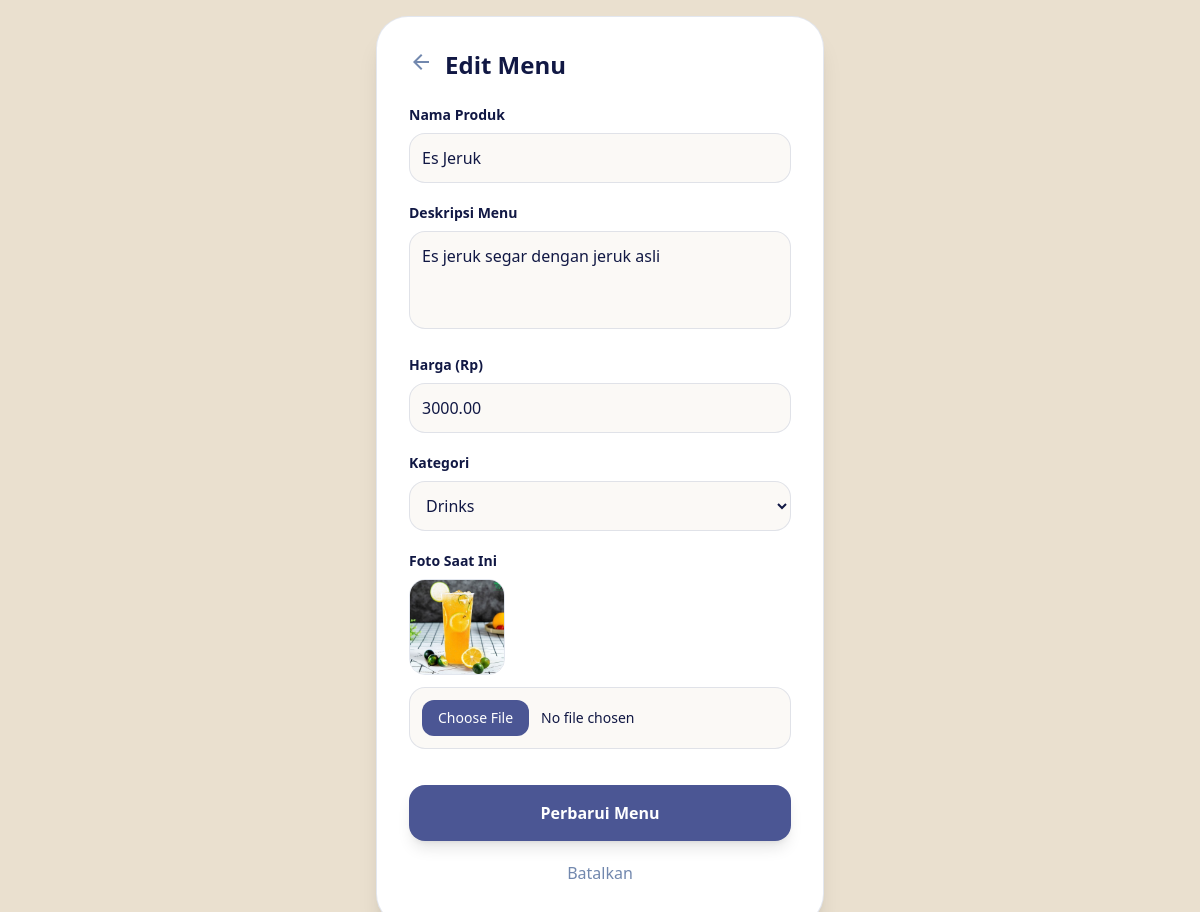
/admin_edit.php?id=10 (signed in), run on the app's committed database.
### tables this page shows
CREATE TABLE `products` (
  `id` int(11) NOT NULL,
  `category_id` int(11) DEFAULT NULL,
  `nama_produk` varchar(100) NOT NULL,
  `deskripsi` text DEFAULT NULL,
  `harga` decimal(12,2) NOT NULL,
  `gambar` varchar(255) DEFAULT NULL,
  `status_produk` enum('tersedia','dihapus') DEFAULT 'tersedia'
);

### admin_edit.php (the view, shortened to what this page needs)
<?php
include "koneksi.php";
$id = isset($_GET['id']) ? intval($_GET['id']) : 0;
$query_data = mysqli_query($koneksi, "SELECT * FROM products WHERE id = $id");
$data = mysqli_fetch_assoc($query_data);
?>
<!DOCTYPE html>
<html lang="en">
<head>
    <script src="https://cdn.tailwindcss.com"></script>
</head>
<body class="bg-[#EAE0CF] flex items-center justify-center min-h-screen p-4">
    <div class="bg-white p-8 rounded-[2rem] shadow-xl w-full max-w-md border border-[#7288AE]/20">
        <div class="flex items-center gap-3 mb-6">
            <a href="admin_index.php"
               class="text-[#7288AE] hover:text-[#111844] transition">
                <span class="material-symbols-outlined">
                </span>
            </a>
            <h2 class="text-2xl font-bold text-[#111844]">
                Edit Menu
            </h2>
        </div>
        <form method="POST" enctype="multipart/form-data" class="space-y-5">
            <div>
                <label class="block text-sm font-semibold text-[#111844] mb-2">
                    Nama Produk
                </label>
                <input type="text"
                       name="nama_produk"
                       value="<?= $data['nama_produk']; ?>"
                       class="w-full border border-[#7288AE]/20 bg-[#EAE0CF]/20 rounded-2xl p-3 text-[#111844] outline-none focus:ring-2 focus:ring-[#4B5694] focus:border-[#4B5694] focus:bg-white transition-all"
                       required>
            </div>
            <div>
                <label class="block text-sm font-semibold text-[#111844] mb-2">
                    Deskripsi Menu
                </label>
                <textarea name="deskripsi"
                          rows="3"
                          class="w-full border border-[#7288AE]/20 bg-[#EAE0CF]/20 rounded-2xl p-3 text-[#111844] outline-none focus:ring-2 focus:ring-[#4B5694] focus:border-[#4B5694] focus:bg-white transition-all resize-none"
                          required><?= $data['deskripsi']; ?></textarea>
            </div>
            <div>
                <label class="block text-sm font-semibold text-[#111844] mb-2">
                    Harga (Rp)
                </label>
                <input type="number"
                       name="harga"
                       value="<?= $data['harga']; ?>"
                       class="w-full border border-[#7288AE]/20 bg-[#EAE0CF]/20 rounded-2xl p-3 text-[#111844] outline-none focus:ring-2 focus:ring-[#4B5694] focus:border-[#4B5694] focus:bg-white transition-all"
                       required>
            </div>
            <div>
                <label class="block text-sm font-semibold text-[#111844] mb-2">
                    Kategori
                </label>
                <select name="category_id"
                        class="w-full border border-[#7288AE]/20 bg-[#EAE0CF]/20 rounded-2xl p-3 text-[#111844] outline-none focus:ring-2 focus:ring-[#4B5694] focus:border-[#4B5694] focus:bg-white transition-all">
                    <?php
                    $categories = mysqli_query($koneksi, "SELECT * FROM categories");
                    while($cat = mysqli_fetch_assoc($categories)) {
                        $selected = ($cat['id'] == $data['category_id']) ? "selected" : "";
                        echo "<option value='".$cat['id']."' $selected>".$cat['nama_kategori']."</option>";
                    }
                    ?>
                </select>
            </div>
            <div>
                <label class="block text-sm font-semibold text-[#111844] mb-2">
                    Foto Saat Ini
                </label>
                <img src="images/<?= $data['gambar']; ?>"
                     class="w-24 h-24 object-cover rounded-2xl border border-[#7288AE]/20 mb-3">
                <input type="file"
                       name="gambar"
                       class="w-full border border-[#7288AE]/20 bg-[#EAE0CF]/20 rounded-2xl p-3 text-sm text-[#111844] file:bg-[#4B5694] file:text-white file:border-0 file:px-4 file:py-2 file:rounded-xl file:mr-3 hover:file:bg-[#111844] transition-all"
                       accept="image/*">
            </div>
            <div class="pt-4 flex flex-col gap-3">
                <button type="submit"
                        name="update"
                        class="w-full bg-[#4B5694] text-white py-4 rounded-2xl font-bold shadow-lg hover:bg-[#111844] active:scale-95 transition-all">
                    Perbarui Menu
                </button>
                <a href="admin_index.php"
                   class="text-center text-[#7288AE] font-medium py-2 hover:text-[#111844] hover:underline transition">
                    Batalkan
                </a>
            </div>
        </form>
    </div>
</body>
</html>

### data on the page
products: nama_produk "Es Jeruk", deskripsi "Es jeruk segar dengan jeruk asli", harga "3000.00", gambar (picture)

### other printed values
form field category_id "Drinks"
